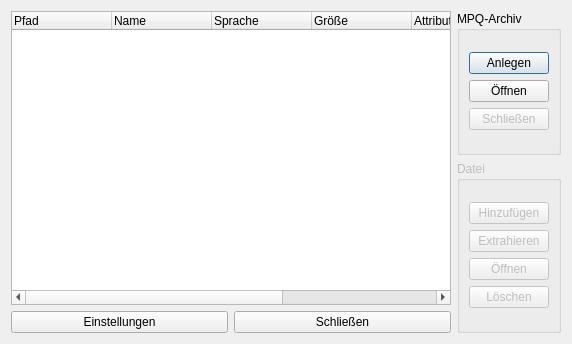
<ui version="4.0" >
 <author>Tamino Dauth</author>
 <class>MpqEditor</class>
 <widget class="QDialog" name="MpqEditor" >
  <property name="geometry" >
   <rect>
    <x>0</x>
    <y>0</y>
    <width>572</width>
    <height>344</height>
   </rect>
  </property>
  <property name="windowTitle" >
   <string>MPQ-Editor</string>
  </property>
  <property name="windowIcon" >
   <iconset resource="../vjasside.qrc" >:/images/vjasside.png</iconset>
  </property>
  <layout class="QGridLayout" >
   <item rowspan="2" row="0" column="0" >
    <widget class="QTreeWidget" name="archiveTreeWidget" >
     <property name="columnCount" >
      <number>7</number>
     </property>
     <column>
      <property name="text" >
       <string>Pfad</string>
      </property>
     </column>
     <column>
      <property name="text" >
       <string>Name</string>
      </property>
     </column>
     <column>
      <property name="text" >
       <string>Sprache</string>
      </property>
     </column>
     <column>
      <property name="text" >
       <string>Größe</string>
      </property>
     </column>
     <column>
      <property name="text" >
       <string>Attribute</string>
      </property>
     </column>
     <column>
      <property name="text" >
       <string>Index</string>
      </property>
     </column>
     <column>
      <property name="text" >
       <string>Komprimierte Größe</string>
      </property>
     </column>
    </widget>
   </item>
   <item row="0" column="1" >
    <widget class="QGroupBox" name="mpqArchiveGroupBox" >
     <property name="title" >
      <string>MPQ-Archiv</string>
     </property>
     <layout class="QGridLayout" >
      <item row="0" column="0" >
       <layout class="QVBoxLayout" >
        <item>
         <widget class="QPushButton" name="createNewArchivePushButton" >
          <property name="text" >
           <string>Anlegen</string>
          </property>
         </widget>
        </item>
        <item>
         <widget class="QPushButton" name="openArchivePushButton" >
          <property name="text" >
           <string>Öffnen</string>
          </property>
         </widget>
        </item>
        <item>
         <widget class="QPushButton" name="closeCurrentArchivePushButton" >
          <property name="enabled" >
           <bool>false</bool>
          </property>
          <property name="text" >
           <string>Schließen</string>
          </property>
         </widget>
        </item>
       </layout>
      </item>
     </layout>
    </widget>
   </item>
   <item rowspan="2" row="1" column="1" >
    <widget class="QGroupBox" name="fileGroupBox" >
     <property name="enabled" >
      <bool>false</bool>
     </property>
     <property name="title" >
      <string>Datei</string>
     </property>
     <layout class="QGridLayout" >
      <item row="0" column="0" >
       <layout class="QVBoxLayout" >
        <item>
         <widget class="QPushButton" name="addFilesPushButton" >
          <property name="text" >
           <string>Hinzufügen</string>
          </property>
         </widget>
        </item>
        <item>
         <widget class="QPushButton" name="extractSelectedFilesPushButton" >
          <property name="text" >
           <string>Extrahieren</string>
          </property>
         </widget>
        </item>
        <item>
         <widget class="QPushButton" name="openSelectedFilesPushButton" >
          <property name="text" >
           <string>Öffnen</string>
          </property>
         </widget>
        </item>
        <item>
         <widget class="QPushButton" name="deleteSelectedFilesPushButton" >
          <property name="text" >
           <string>Löschen</string>
          </property>
         </widget>
        </item>
       </layout>
      </item>
     </layout>
    </widget>
   </item>
   <item row="2" column="0" >
    <layout class="QHBoxLayout" >
     <item>
      <widget class="QPushButton" name="settingsPushButton" >
       <property name="text" >
        <string>Einstellungen</string>
       </property>
      </widget>
     </item>
     <item>
      <widget class="QPushButton" name="closePushButton" >
       <property name="text" >
        <string>Schließen</string>
       </property>
      </widget>
     </item>
    </layout>
   </item>
  </layout>
 </widget>
 <resources>
  <include location="../vjasside.qrc" />
 </resources>
 <connections>
  <connection>
   <sender>closePushButton</sender>
   <signal>clicked()</signal>
   <receiver>MpqEditor</receiver>
   <slot>reject()</slot>
   <hints>
    <hint type="sourcelabel" >
     <x>197</x>
     <y>338</y>
    </hint>
    <hint type="destinationlabel" >
     <x>482</x>
     <y>315</y>
    </hint>
   </hints>
  </connection>
 </connections>
</ui>
